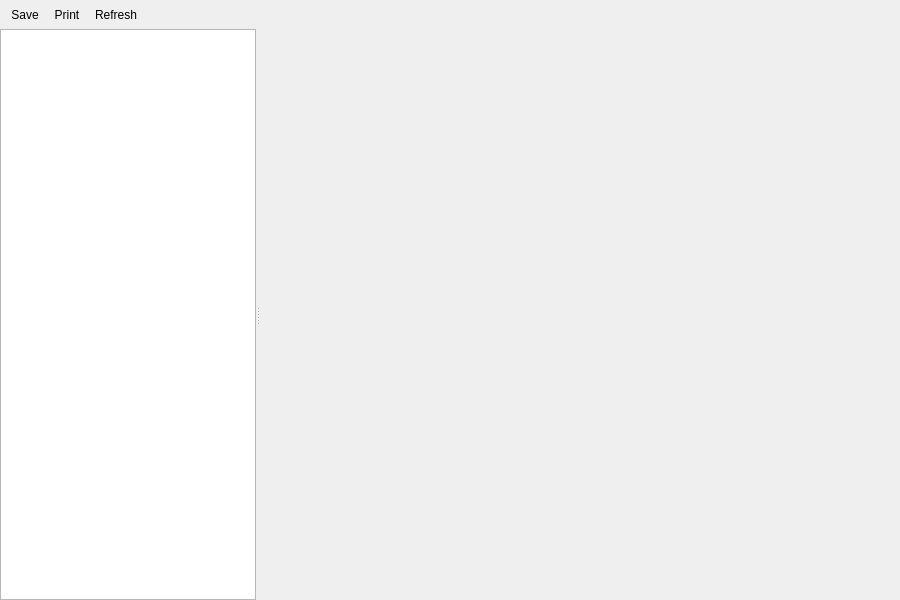
<?xml version="1.0" encoding="UTF-8"?>
<ui version="4.0">
 <class>SystemInfoWindow</class>
 <widget class="QWidget" name="SystemInfoWindow">
  <property name="geometry">
   <rect>
    <x>0</x>
    <y>0</y>
    <width>900</width>
    <height>600</height>
   </rect>
  </property>
  <property name="windowTitle">
   <string>System Information</string>
  </property>
  <layout class="QVBoxLayout" name="verticalLayout_2">
   <property name="spacing">
    <number>0</number>
   </property>
   <property name="leftMargin">
    <number>0</number>
   </property>
   <property name="topMargin">
    <number>0</number>
   </property>
   <property name="rightMargin">
    <number>0</number>
   </property>
   <property name="bottomMargin">
    <number>0</number>
   </property>
   <item>
    <widget class="QToolBar" name="toolbar">
     <property name="windowTitle">
      <string>toolBar</string>
     </property>
     <property name="iconSize">
      <size>
       <width>16</width>
       <height>16</height>
      </size>
     </property>
     <property name="toolButtonStyle">
      <enum>Qt::ToolButtonTextBesideIcon</enum>
     </property>
     <addaction name="action_save"/>
     <addaction name="action_print"/>
     <addaction name="action_refresh"/>
    </widget>
   </item>
   <item>
    <layout class="QVBoxLayout" name="verticalLayout">
     <item>
      <widget class="QSplitter" name="splitter">
       <property name="orientation">
        <enum>Qt::Horizontal</enum>
       </property>
       <widget class="QTreeWidget" name="tree_category">
        <property name="sizePolicy">
         <sizepolicy hsizetype="Preferred" vsizetype="Expanding">
          <horstretch>0</horstretch>
          <verstretch>0</verstretch>
         </sizepolicy>
        </property>
        <property name="editTriggers">
         <set>QAbstractItemView::NoEditTriggers</set>
        </property>
        <property name="showDropIndicator" stdset="0">
         <bool>false</bool>
        </property>
        <property name="selectionBehavior">
         <enum>QAbstractItemView::SelectItems</enum>
        </property>
        <property name="iconSize">
         <size>
          <width>16</width>
          <height>16</height>
         </size>
        </property>
        <attribute name="headerVisible">
         <bool>false</bool>
        </attribute>
        <column>
         <property name="text">
          <string notr="true"/>
         </property>
        </column>
       </widget>
       <widget class="QWidget" name="widget" native="true">
        <property name="sizePolicy">
         <sizepolicy hsizetype="Expanding" vsizetype="Expanding">
          <horstretch>1</horstretch>
          <verstretch>0</verstretch>
         </sizepolicy>
        </property>
       </widget>
      </widget>
     </item>
    </layout>
   </item>
  </layout>
  <action name="action_save">
   <property name="icon">
    <iconset resource="../resources/client.qrc">
     <normaloff>:/img/disk.png</normaloff>:/img/disk.png</iconset>
   </property>
   <property name="text">
    <string>Save</string>
   </property>
   <property name="toolTip">
    <string>Save (Ctrl+S)</string>
   </property>
   <property name="shortcut">
    <string notr="true">Ctrl+S</string>
   </property>
  </action>
  <action name="action_print">
   <property name="icon">
    <iconset resource="../resources/client.qrc">
     <normaloff>:/img/printer.png</normaloff>:/img/printer.png</iconset>
   </property>
   <property name="text">
    <string>Print</string>
   </property>
   <property name="toolTip">
    <string>Print (Ctrl+P)</string>
   </property>
   <property name="shortcut">
    <string notr="true">Ctrl+P</string>
   </property>
  </action>
  <action name="action_copy_row">
   <property name="text">
    <string>Copy Row</string>
   </property>
  </action>
  <action name="action_copy_name">
   <property name="text">
    <string>Copy Name</string>
   </property>
  </action>
  <action name="action_copy_value">
   <property name="text">
    <string>Copy Value</string>
   </property>
  </action>
  <action name="action_refresh">
   <property name="icon">
    <iconset resource="../resources/client.qrc">
     <normaloff>:/img/arrow-circle-double.png</normaloff>:/img/arrow-circle-double.png</iconset>
   </property>
   <property name="text">
    <string>Refresh</string>
   </property>
   <property name="toolTip">
    <string>Refresh (F5)</string>
   </property>
   <property name="shortcut">
    <string notr="true">F5</string>
   </property>
  </action>
 </widget>
 <resources>
  <include location="../resources/client.qrc"/>
 </resources>
 <connections/>
</ui>
